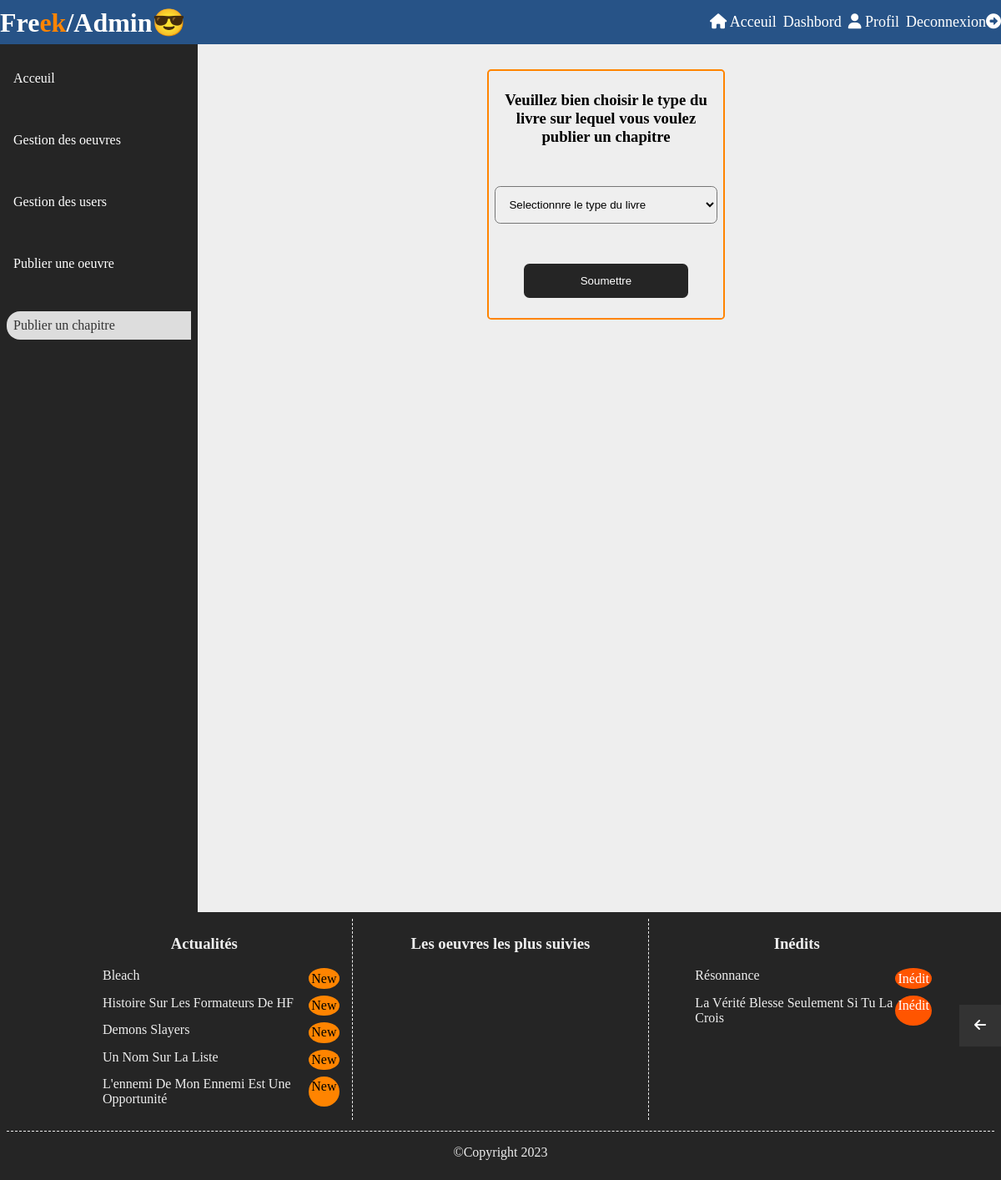
Page /admin/book-controller/create-chapter-admin (signed in) on the committed database.
### tables this page shows
CREATE TABLE `books` (
  `book_id` varchar(255) NOT NULL,
  `book_name` varchar(255) NOT NULL,
  `book_image` varchar(255) NOT NULL,
  `book_description` longtext NOT NULL,
  `book_status` enum('En ligne','En attente','Retirer') NOT NULL,
  `user_id` int(11) NOT NULL,
  `created_at` timestamp NOT NULL
);

### App/Controllers/BookController.php (called while the page is built, shortened)
<?php
require "../App/Models/BookModel.php";
class BookController {
    public function verifyAllDescLigne() {
        $this->bookmodel = new BookModel();
        $array = $this->bookmodel->verifyAllDescLigne();
        return $array;
    }
    public function verifyAllDescAttente() {
        $this->bookmodel = new BookModel();
        $array = $this->bookmodel->verifyAllDescAttente();
        return $array;
    }
    public function verifyAllBook() {
        $this->bookmodel = new BookModel();
        $array = $this->bookmodel->verifyAllBook();
        return $array;
    }
    public function createChapterAdmin() {
        $array = $this->verifyAllBook();
        $array2 = $this->verifyAllDescLigne();
        $array4 = $this->verifyAllDescAttente();
        require_once("../App/Views/Admin/create-chapter.php");
    }
}

### public/index.php (called while the page is built, shortened)
<?php
$url = $_SERVER["QUERY_STRING"];
$router = new Router();
$router->add('', ['controller' => 'BookController', 'action' => 'viewHome']);
$router->add("{controller}/{action}");
$router->add("admin/{controller}/{action}");
$router->add("admin/{controller}/{id:\d+}/{action}");
$router->add("{controller}/{id:\d+}/{action}");
$router->add("{controller}/{bookname}/{action}");
$router->add("{controller}/{name:[a-zA-Z-\-]+\d+}/{action}");
$router->add("{controller}/{id:\d+}/{books}/{action}");
$router->dispatch($url);
?>

### App/Models/bookmodel.php (called while the page is built, shortened)
<?php
class Bookmodel extends Connexion {
    public function verifyAllDescLigne() {
        $conn = $this->connect();
        $sql = "SELECT * FROM `freek`.books WHERE book_status = 'En ligne' ORDER BY created_at DESC LIMIT 5";
        $stmt = $conn->query($sql);
        $result = $stmt->fetchAll();
        return $result;
    }
    public function verifyAllDescAttente() {
        $conn = $this->connect();
        $sql = "SELECT * FROM `freek`.books WHERE book_status = 'En attente' ORDER BY created_at DESC LIMIT 5";
        $stmt = $conn->query($sql);
        $result = $stmt->fetchAll();
        return $result;
    }
    public function verifyAllBook() {
        $conn = $this->connect();
        $sql = "SELECT * FROM `freek`.books";
        $stmt = $conn->query($sql);
        $result = $stmt->fetchAll();
        return $result;
    }
}
?>

### App/Views/Admin/create-chapter.php (the view, shortened to what this page needs)
<?php
    require "header.php";
?>
<?php if(isset($_SESSION["user_role"]) && $_SESSION["user_role"] == 0): ?>
<main>
    <div class="bloc-div flex">
            <nav class="bloc-task">
                <ul>
                    <li><a href="/admin/book-controller/view-dashbord">Acceuil</a></li>
                    <li><a href="/admin/book-controller/redirection">Gestion des oeuvres</a></li>
                    <li><a href="/admin/book-controller/view-gestion-users">Gestion des users</a></li>
                    <li><a href="/admin/book-controller/create-book-admin">Publier une oeuvre</a></li>
                    <li class="active"><a href="/admin/book-controller/create-chapter-admin">Publier un chapitre</a></li>
                </ul>
            </nav>
        <div class="data flex">
            <form action="#" method="post" id="select">
                <h3>Veuillez bien choisir le type du livre sur lequel vous voulez publier un chapitre</h3>
                <select id="choose">
                    <option disabled selected>Selectionnre le type du livre</option>
                </select>
                <button class="soumettre">Soumettre</button>
            </form>
        </div>
    </div>
    <button class="click_button"><i class="fa fa-arrow-left"></i></a></button>
</main>
<?php
    require "footer.php";
?>
<?php else: ?>
<?php header("Location:/receive/page-error"); ?>
<?php endif; ?>

### App/Views/Admin/footer.php (shortened to what this page needs)
<footer>
    <div class="flex">
        <section>
            <h3>Actualités</h3>
            <ul class="flex flex-ul">
                <?php foreach($array2 as $key => $values) : ?>
                        <li><?= $values["book_name"] ?> <span class="span">New</span></li>
                <?php endforeach; ?>
            </ul>
        </section>
        <section>
            <h3>Les oeuvres les plus suivies</h3>
        </section>
        <section>
            <h3>Inédits</h3>
            <ul class="flex flex-ul">
                <?php foreach($array4 as $key => $values) : ?>
                        <li><?= $values["book_name"] ?> <span class="inedit">Inédit</span></li>
                <?php endforeach; ?>
            </ul>
        </section>
    </div>
    <p>&copy;Copyright 2023</p>
</footer>
</body>
</html>

### public/ressources/css/styles.css (style rules this page uses)
*, *::before, *::after { box-sizing: border-box; }
html { scroll-behavior: smooth; }
:root { --reddark-: rgb(107, 9, 9); --blnuitcl-: #275387; --rgb-blue-: rgb(83, 114, 218); --orange-: rgb(255, 132, 0); --orangepur-: #f50; --red-: red; --redclair-: rgb(223, 49, 49); --green-: green; --rgb-green-: rgb(49, 112, 49); --rgba-dark-: rgba(0, 0, 0, 0.4); --gray-: rgb(175, 172, 172); --clair-: rgba(204, 240, 231, 0.87); --clr-dark: 3 3 17; --bgc-rgb-: rgb(37, 37, 37); --fefefe-: #fefefe; --ccc-: #ccc; --ddd-: #ddd; --dd_d-: rgb(183, 179, 179); --c33-: #333; --eee-: #eee; --white-: white; --black-: black; --rgb-beige-: rgb(207, 205, 194); --px5-: 5px; --px10-: 10px; --px12-: 12px; --px14-: 14px; --px15-: 15px; --px16-: 16px; --px18-: 18px; --px20-: 20px; --px-20-: -20px; --px25-: 25px; --px35-: 35px; --px30-: 30px; --px40-: 40px; --px50-: 50px; --px55-: 55px; --px80-: 80px; --px100-: 100px; --pd_2-: .2em; --pd_3-: .3em; --pd_5-: .5em; --pd_8-: .8em; --pd1-: 1em; --rem8-: .8rem; --rem1-: 1rem; --rem3-: 1.3rem; --rem1_5-: 1.5rem; --rem2-: 2rem; --rem4-: 4rem; }
body { margin: 0; font-family: atiti, serif; background-color: var(--eee-); }
.flex { display: flex; }
.top, .click_button { position: fixed; right: 0; justify-content: center; align-items: center; background-color: var(--c33-); aspect-ratio: 1; width: 50px; }
.click_button { bottom: 160px; border: none; color: var(--white-); font-size: var(--px16-); cursor: pointer; }
a { text-decoration: none; color: var(--white-); }
.bloc-div { gap: 1em; position: relative; }
.bloc-task { background-color: var(--bgc-rgb-); flex-basis: 20%; height: 130vh; }
.bloc-task, .bloc-task>ul>li { padding: var(--pd_5-); }
.bloc-task>ul { padding: 0; }
.active { background-color: var(--ddd-); border-top-left-radius: var(--pd1-); border-bottom-left-radius: var(--pd1-); }
.active>a { color: var(--c33-); }
.bloc-task>ul>li:not(:first-child) { margin-top: var(--px40-); }
.data { flex-basis: 80%; flex-wrap: wrap; justify-content: center; margin-block: var(--px30-); }
#select { flex-basis: 30%; border: 2px solid var(--orange-); border-radius: var(--pd_3-); height: 300px; display: flex; align-items: center; flex-wrap: wrap; justify-content: center; }
#select>select, #select>h3 { flex-basis: 95%; }
#select>h3 { text-align: center; margin: 0; }
#select>select, #select>button { padding: var(--rem8-) var(--px12-); border-radius: var(--pd_5-); }
#select>button { flex-basis: 70%; border: none; color: var(--white-); background-color: var(--bgc-rgb-); cursor: pointer; }
footer { color: var(--eee-); background-color: var(--bgc-rgb-); padding: var(--pd_5-); }
footer>div { justify-content:center; border-bottom: 1px dashed var(--eee-); }
footer>div>section { flex-basis: 30%; margin-bottom: var(--rem8-); }
.flex-ul { justify-content: center; align-items: center; flex-wrap: wrap; gap: .5em 0; }
.flex-ul>li { flex-basis: 90%; display: flex; justify-content: space-between; }
.flex-ul>li>.span, .flex-ul>li>.inedit, .flex-ul>li>.follow { padding: var(--pd_2-); }
.flex-ul>li>.span, .flex-ul>li>.inedit { border-radius: 50%; }
.flex-ul>li>.inedit { background-color: var(--orangepur-); color: var(--white-); }
.flex-ul>li>.span { background-color: var(--orange-); color: var(--black-); }
footer>div>section:nth-of-type(2) { border-inline: 1px dashed var(--eee-); }
footer>div>section>h3 { text-align: center; }
footer>p { flex-basis: 100%; text-align: center; }

### rows in the picture
books: book_name "Bleach"
books: book_name "Histoire Sur Les Formateurs De HF"
books: book_name "Demons Slayers"
books: book_name "Un Nom Sur La Liste"
books: book_name "L'ennemi De Mon Ennemi Est Une Opportunité"
books: book_name "Résonnance"
books: book_name "La Vérité Blesse Seulement Si Tu La Crois"
